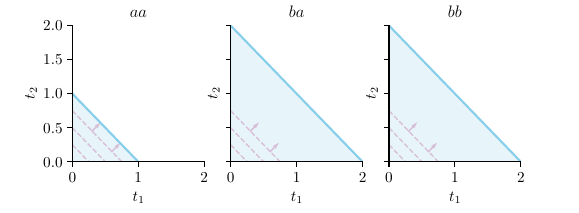

Here is the Python script that generated this plot:
# for now try to generate the multiset of intervals automatically
import pstats
import cProfile
import matplotlib.pyplot as plt
import numpy as np
from os.path import join
from volume.VolumePoly import VolumePoly
from sympy import poly
from sympy.abc import T

# get all settings and constants
from plot_config import *

figname = "06_slice_vary_multi"

def experiment():
    fig, axs = plt.subplots(1, 3, figsize=(fig_width_in, 1/3 * fig_width_in+0.2), sharex=True, sharey=True)

    titles = ["$aa$", "$ba$", "$bb$"]
    slice_levels = [0.25, 0.5, 0.75]

    for i, ax in enumerate(axs):
        ax.set_title(titles[i], fontsize=12)
        ax.set_xlim(0, 2)
        ax.set_ylim(0, 2)
        ax.set_xlabel("$t_1$")
        ax.set_ylabel("$t_2$")
        ax.spines['top'].set_visible(False)
        ax.spines['right'].set_visible(False)

        x = np.linspace(0, 2, 400)
        if i == 0:
            y = -x + 1
        else:
            y = -x + 2

        ax.plot(x, y, color=c1)
        ax.fill_between(x, 0, y, where=(y > 0), interpolate=True, color=c1, alpha=0.2)

        for t in slice_levels:
            y_inscribe = -x + t
            ax.plot(x, y_inscribe, linestyle='--', color=c4, linewidth=1)

        # Arrows pointing away from the t = 0.75 line
        t = 0.75
        for tx in [0.3, 0.6, 0.9]:
            ty = -tx + t
            dx = 0.07
            dy = 0.07
            ax.arrow(tx, ty, dx, dy, head_width=0.03, head_length=0.05, fc=c4, ec=c4)

    plt.subplots_adjust(bottom=0.24)
    plt.savefig(f"{figname}.pdf")

pr = cProfile.Profile()
pr.enable()
experiment()
pr.disable()
pr.dump_stats(f"{figname}.prof")

# # Print the profiling results
p = pstats.Stats(f'{figname}.prof')
p.strip_dirs().sort_stats('cumulative').print_stats(10)
